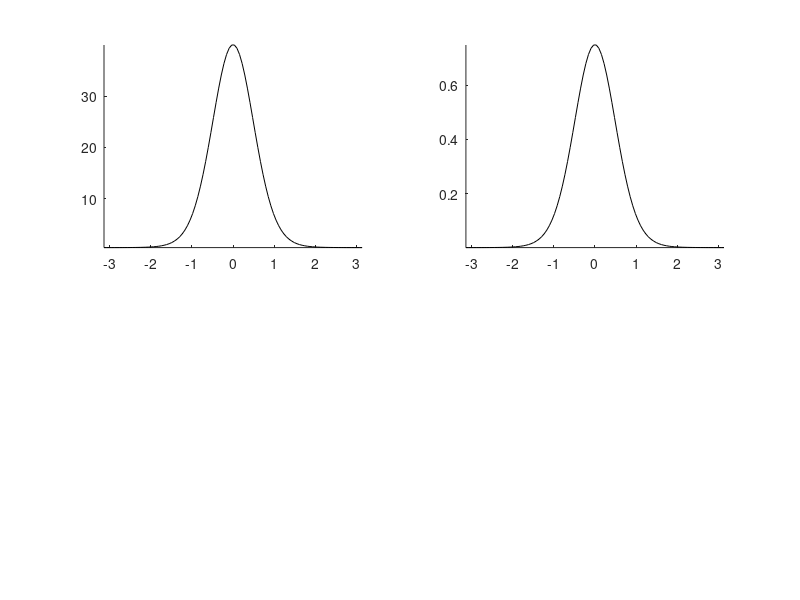

Write MATLAB code to recreate this figure. (Note: this script raises an error after producing the figure.)
figfolder = '/Users/dl2820/Project Repos/NeuronalHeterogeneity/Modeling/Figures/ToyPoisson';

%% Two models: continuous rate vs modal rate
ASrate = 40;
GSrate = 0.5;
pAS_peak = 0.75;
%width = (2/3).*pi;

k = 4;
%peaknorm = exp(k.*cos(0))./(2.*pi.*besseli(0,k)); %Build in.
%tuningcurve_continuous = @(th) exp(k.*cos(th))./(2.*pi.*besseli(0,k));
tuningcurve_continuous = @(th) GSrate + (ASrate-GSrate).*...
    exp(k.*cos(th))./(exp(k.*cos(0)));


tuningcurve_probabilistic = @(th) pAS_peak.*exp(k.*cos(th))./(exp(k.*cos(0)));
ratecurve_probabilistic = @(th) GSrate + (ASrate-GSrate).*...
    (rand(size(th)) < tuningcurve_probabilistic(th));

%%
theta_X = linspace(-pi,pi,100);

figure
subplot(2,2,1)
plot(theta_X,(tuningcurve_continuous(theta_X)),'k')
%LogScale('y',10)
box off; axis tight

subplot(2,2,2)
plot(theta_X,(tuningcurve_probabilistic(theta_X)),'k')
%LogScale('y',10)
box off; axis tight
%% "Head Direction"

simtime = 5000; %s
dt = 0.0001;
timescale = 50.^-1;
sigma = 4*pi;

[Xvar.theta,Xvar.timestamps] = OUNoise(timescale,sigma,simtime,dt,dt,1);


%%
%dt = 0.0001;
[ s_continuous ] = PoissonRateSpikeBins(tuningcurve_continuous(Xvar.theta),dt);
[ s_probabilistic ] = PoissonRateSpikeBins(ratecurve_probabilistic(Xvar.theta),dt);

spiketimes_continuous = {Xvar.timestamps(s_continuous)};
spiketimes_probabilistic = {Xvar.timestamps(s_probabilistic)};


%%
Xvar.data = mod(Xvar.theta,2*pi);
numXbins = 100;
[ISIbyHD_continuous] = bz_ConditionalISI(spiketimes_probabilistic,Xvar,...
    'showfig',true,'GammaFit',false,'numXbins',numXbins,'numISIbins',100,...
    'normtype','none','Xwin',[0 2.*pi],'Xbinoverlap',3);


%numXbins = 100;
[ISIbyHD_probabilstic] = bz_ConditionalISI(spiketimes_continuous,Xvar,...
    'showfig',true,'GammaFit',false,'numXbins',numXbins,'numISIbins',100,...
    'normtype','none','Xwin',[0 2.*pi],'Xbinoverlap',3);


%%
figure
subplot(3,2,1)
plot(theta_X,(tuningcurve_continuous(theta_X)),'k')
%LogScale('y',10)
box off; axis tight

subplot(3,2,2)
plot(theta_X,(tuningcurve_probabilistic(theta_X)),'k')
%LogScale('y',10)
box off; axis tight

subplot(3,2,3)
imagesc(ISIbyHD_continuous.Dist.Xbins,ISIbyHD_continuous.Dist.Ybins,ISIbyHD_continuous.Dist.pYX')
%bounds = ylim(gca);
hold on
imagesc(ISIbyHD_continuous.Dist.Xbins-2*pi,ISIbyHD_continuous.Dist.Ybins,ISIbyHD_continuous.Dist.pYX')
xlim([-1.5*pi 1.5*pi])
LogScale('y',10)
ylabel('ISI (s)')
%bz_AddRightRateAxis
%colorbar

subplot(3,2,4)
imagesc(ISIbyHD_probabilstic.Dist.Xbins,ISIbyHD_probabilstic.Dist.Ybins,ISIbyHD_probabilstic.Dist.pYX')
%bounds = ylim(gca);
hold on
imagesc(ISIbyHD_probabilstic.Dist.Xbins-2*pi,ISIbyHD_probabilstic.Dist.Ybins,ISIbyHD_probabilstic.Dist.pYX')
xlim([-1.5*pi 1.5*pi])
LogScale('y',10)
ylabel('ISI (s)')
%bz_AddRightRateAxis

subplot(6,1,5)
plot(Xvar.timestamps,mod(Xvar.theta,2*pi),'k')
hold on
plot(spiketimes_continuous{1},ones(size(spiketimes_continuous{1})).*2*pi +0.5,'.');
plot(spiketimes_probabilistic{1},ones(size(spiketimes_probabilistic{1})).*2*pi +1,'.');
xlim([0 4])

subplot(6,1,6)
plot(Xvar.timestamps,tuningcurve_continuous(Xvar.theta),'k')
hold on
plot(Xvar.timestamps,ratecurve_probabilistic(Xvar.theta),'k--')
box off
xlim([0 4])

NiceSave('ProbContTuning',figfolder,'ToyPoisson')